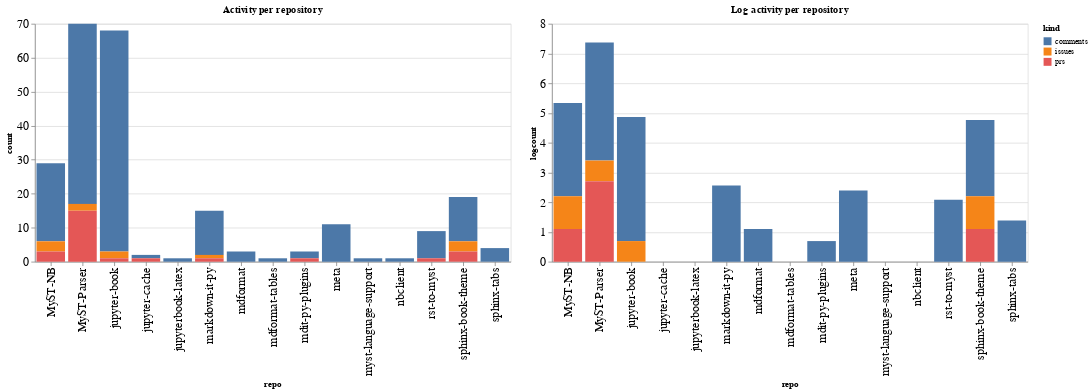

Notebook code cell kept with this figure:
### Code cell
ch1 = alt.Chart(repo_summaries, width=600, title="Activity per repository").mark_bar().encode(
    x='repo',
    y='count',
    color='kind',
    tooltip="kind"
)

ch2 = alt.Chart(repo_summaries, width=600, title="Log activity per repository").mark_bar().encode(
    x='repo',
    y='logcount',
    color='kind',
    tooltip="kind"
)

ch1 | ch2

### Figure 1 — Vega-Lite specification as saved in the notebook (floating-point values rounded to 4 significant figures)
{"config": {"axisLeft": {"labelFontSize": 15}, "axisBottom": {"labelFontSize": 15}}, "hconcat": [{"mark": "bar", "encoding": {"color": {"type": "nominal", "field": "kind"}, "tooltip": {"type": "nominal", "field": "kind"}, "x": {"type": "nominal", "field": "repo"}, "y": {"type": "quantitative", "field": "count"}}, "title": "Activity per repository", "width": 600}, {"mark": "bar", "encoding": {"color": {"type": "nominal", "field": "kind"}, "tooltip": {"type": "nominal", "field": "kind"}, "x": {"type": "nominal", "field": "repo"}, "y": {"type": "quantitative", "field": "logcount"}}, "title": "Log activity per repository", "width": 600}], "data": {"name": "data-09b6a2d595572449003e9c8bd963f10b"}, "$schema": "https://vega.github.io/schema/vega-lite/v4.8.1.json", "datasets": {"data-09b6a2d595572449003e9c8bd963f10b": [{"repo": "MyST-NB", "kind": "comments", "count": 23, "logcount": 3.135}, {"repo": "MyST-NB", "kind": "issues", "count": 3, "logcount": 1.099}, {"repo": "MyST-NB", "kind": "prs", "count": 3, "logcount": 1.099}, {"repo": "MyST-Parser", "kind": "comments", "count": 53, "logcount": 3.97}, {"repo": "MyST-Parser", "kind": "issues", "count": 2, "logcount": 0.6931}, {"repo": "MyST-Parser", "kind": "prs", "count": 15, "logcount": 2.708}, {"repo": "jupyter-book", "kind": "comments", "count": 65, "logcount": 4.174}, {"repo": "jupyter-book", "kind": "issues", "count": 2, "logcount": 0.6931}, {"repo": "jupyter-book", "kind": "prs", "count": 1, "logcount": 0.0}, {"repo": "jupyter-cache", "kind": "comments", "count": 1, "logcount": 0.0}, {"repo": "jupyter-cache", "kind": "prs", "count": 1, "logcount": 0.0}, {"repo": "jupyterbook-latex", "kind": "comments", "count": 1, "logcount": 0.0}, {"repo": "markdown-it-py", "kind": "comments", "count": 13, "logcount": 2.565}, {"repo": "markdown-it-py", "kind": "issues", "count": 1, "logcount": 0.0}, {"repo": "markdown-it-py", "kind": "prs", "count": 1, "logcount": 0.0}, {"repo": "mdformat", "kind": "comments", "count": 3, "logcount": 1.099}, {"repo": "mdformat-tables", "kind": "comments", "count": 1, "logcount": 0.0}, {"repo": "mdit-py-plugins", "kind": "comments", "count": 2, "logcount": 0.6931}, {"repo": "mdit-py-plugins", "kind": "prs", "count": 1, "logcount": 0.0}, {"repo": "meta", "kind": "comments", "count": 11, "logcount": 2.398}, {"repo": "myst-language-support", "kind": "comments", "count": 1, "logcount": 0.0}, {"repo": "nbclient", "kind": "comments", "count": 1, "logcount": 0.0}, {"repo": "rst-to-myst", "kind": "comments", "count": 8, "logcount": 2.079}, {"repo": "rst-to-myst", "kind": "prs", "count": 1, "logcount": 0.0}, {"repo": "sphinx-book-theme", "kind": "comments", "count": 13, "logcount": 2.565}, {"repo": "sphinx-book-theme", "kind": "issues", "count": 3, "logcount": 1.099}, {"repo": "sphinx-book-theme", "kind": "prs", "count": 3, "logcount": 1.099}, {"repo": "sphinx-tabs", "kind": "comments", "count": 4, "logcount": 1.386}]}}
